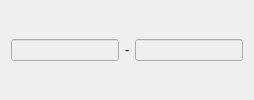
                      <widget class="QWidget" name="pageDip">
                       <layout class="QHBoxLayout">
                        <item>
                         <widget class="IPLineEdit" name="lineEditDIP">
                          <property name="enabled">
                           <bool>false</bool>
                          </property>
                          <property name="sizePolicy">
                           <sizepolicy hsizetype="Preferred" vsizetype="Fixed">
                            <horstretch>0</horstretch>
                            <verstretch>0</verstretch>
                           </sizepolicy>
                          </property>
                         </widget>
                        </item>
                        <item>
                         <widget class="QLabel" name="DIPSeparator">
                          <property name="sizePolicy">
                           <sizepolicy hsizetype="Maximum" vsizetype="Preferred">
                            <horstretch>0</horstretch>
                            <verstretch>0</verstretch>
                           </sizepolicy>
                          </property>
                          <property name="text">
                           <string>-</string>
                          </property>
                         </widget>
                        </item>
                        <item>
                         <widget class="IPMaskLineEdit" name="lineEditDIP2">
                          <property name="enabled">
                           <bool>false</bool>
                          </property>
                          <property name="sizePolicy">
                           <sizepolicy hsizetype="Preferred" vsizetype="Fixed">
                            <horstretch>0</horstretch>
                            <verstretch>0</verstretch>
                           </sizepolicy>
                          </property>
                         </widget>
                        </item>
                       </layout>
                      </widget>
